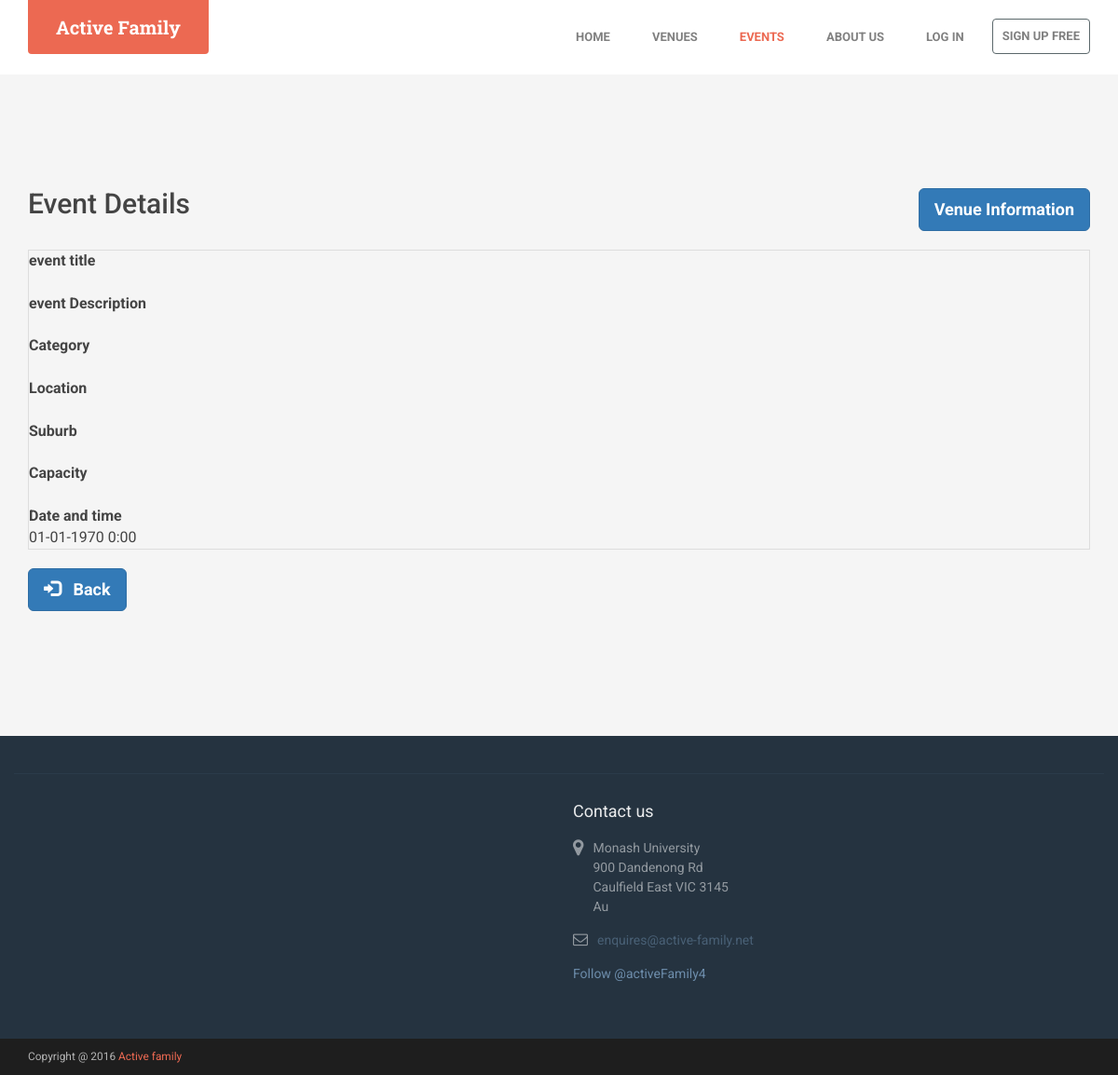
/event/view.php?eventId=35, run on an earlier commit of the app's database.
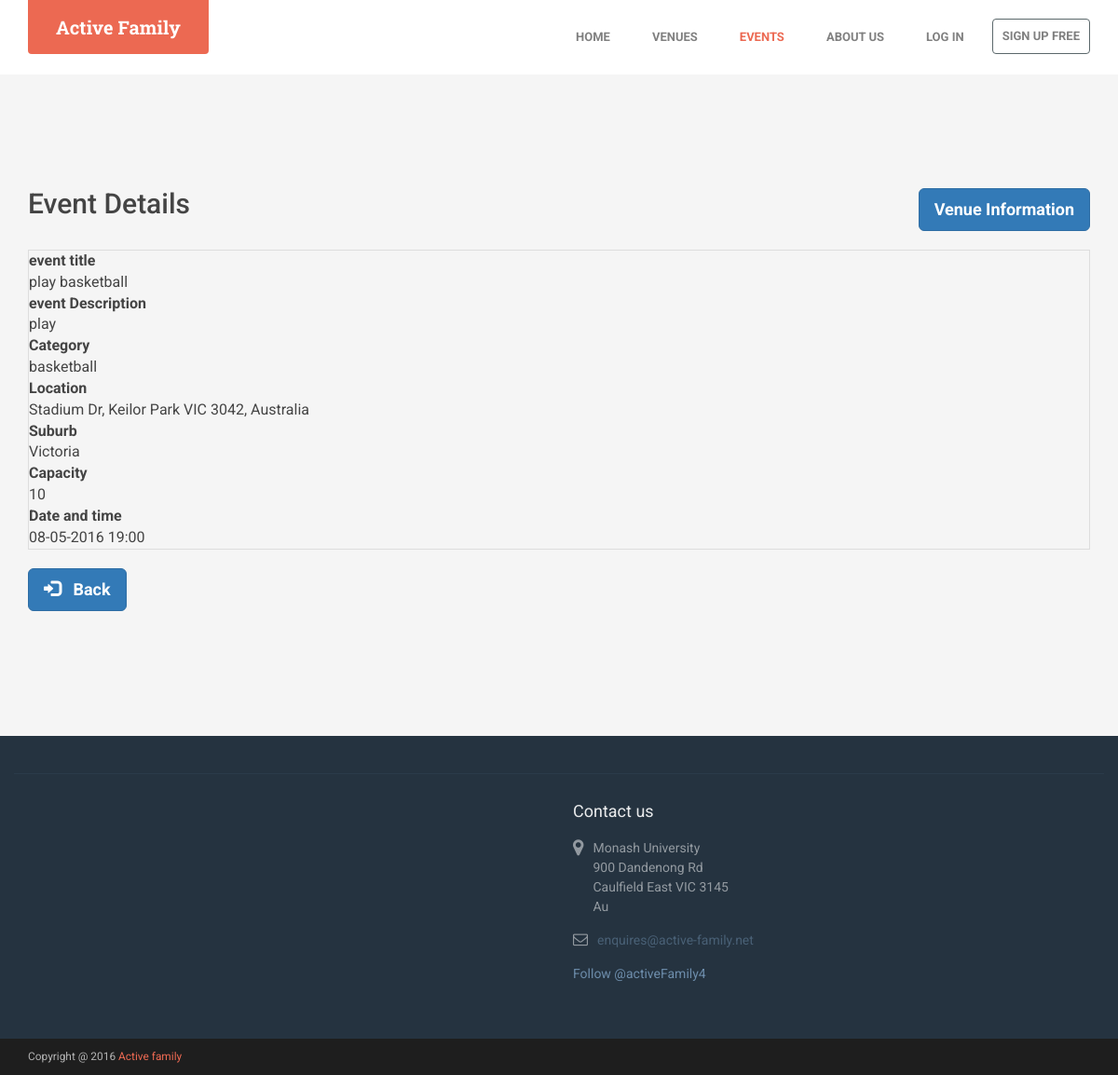
And on a later commit of the database.
### tables this page shows
CREATE TABLE `events` (
  `eventId` int(60) NOT NULL,
  `create_user_id` int(60) NOT NULL,
  `eventName` varchar(255) DEFAULT NULL,
  `eventDescription` text,
  `type` varchar(60) DEFAULT NULL,
  `address` text NOT NULL,
  `suburb` varchar(70) NOT NULL,
  `capacity` int(60) DEFAULT NULL,
  `curr_capa` int(11) DEFAULT NULL,
  `date` datetime DEFAULT NULL,
  `status` varchar(25) NOT NULL
);

### event/view.php (the view, shortened to what this page needs)
<?php
include('../include/config.php');
$eventId = $_GET['eventId'];
$stmt=$pdo->prepare('select * from events where eventId= ?');
$stmt->execute(array($eventId));
$list = $stmt->fetch(PDO::FETCH_ASSOC);
 ?>
<?php
include('../include/header.php');
include('../include/navigation.php');
?>
   <h2>
       Event Details
       <div class="form-group" style="float: right">
           <button type="goBack" name="btn-login" class="btn btn-primary btn-lg" onclick="direct()">
               Venue Information
           </button>
       </div>
   </h2>
<br>
<dl class="table table-striped table-bordered">
    <dt><?php echo "event title"; ?></dt>
    <dd>
        <?php echo $list['eventName']; ?>
    </dd>
    <dt><?php echo "event Description"; ?></dt>
    <dd>
        <?php echo $list['eventDescription']; ?>
    </dd>
    <dt><?php echo "Category"; ?></dt>
    <dd>
        <?php echo $list['type']; ?>
    </dd>
    <dt><?php echo "Location"; ?></dt>
    <dd>
        <?php echo $list['address']; ?>
    </dd>
    <dt><?php echo "Suburb"; ?></dt>
    <dd>
        <?php echo $list['suburb']; ?>
    </dd>
    <dt><?php echo "Capacity"; ?></dt>
    <dd>
        <?php echo $list['capacity']; ?>
    </dd>
    <dt><?php echo "Date and time"; ?></dt>
    <dd>
        <?php echo date('d-m-Y G:i', strtotime($list['date'])); ?>
    </dd>
</dl>
<div class="form-group">
    <button type="goBack" name="btn-login" class="btn btn-primary btn-lg" onclick="window.history.back();">
        <i class="glyphicon glyphicon-log-in"></i> &nbsp; Back
    </button>
</div>
<br/>
    </div>
</section>
<?php
include('../include/footer.php');
?>
</body>
</html>

What changed in the data, as far as the page shows it:
added events: eventName "play basketball", eventDescription "play", type "basketball", address "Stadium Dr, Keilor Park VIC 3042, Australia", suburb "Victoria", capacity "10", date "08-05-2016 19:00"
Also different on the page:
date('d-m-Y G:i', strtotime($list['date'])): "01-01-1970 0:00" → (not shown)
